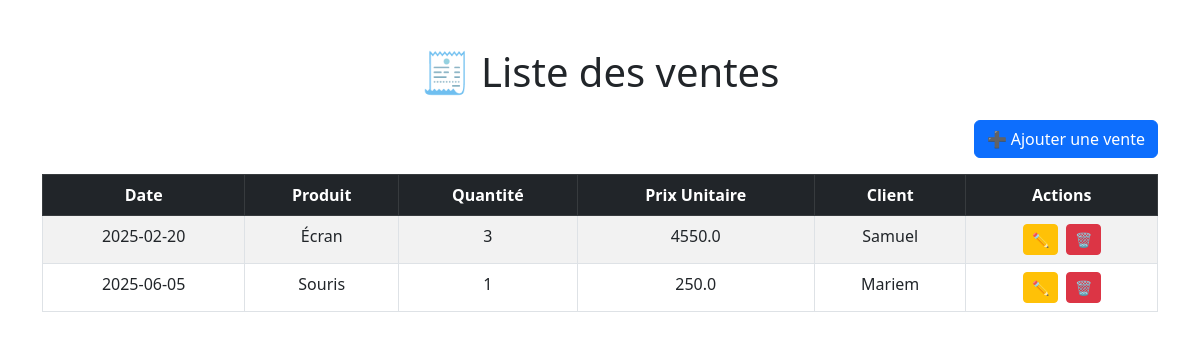
Before: / with the older database file.
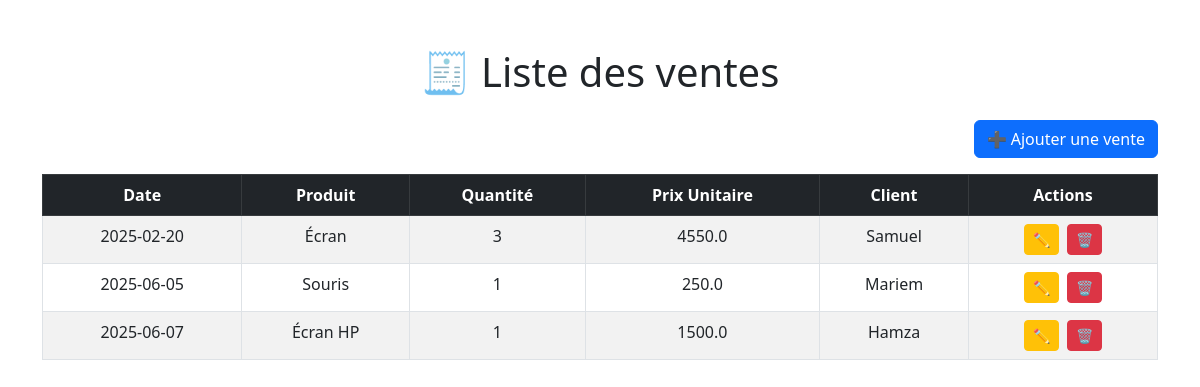
After: the same page with the newer database file.
### tables this page shows
CREATE TABLE ventes (
    id INTEGER PRIMARY KEY AUTOINCREMENT,
    date TEXT,
    produit TEXT,
    quantite INTEGER,
    prix_unitaire REAL,
    client TEXT
);

### app.py (the view)
@app.route('/')
def index():
    ventes = get_all_ventes()
    return render_template('index.html', ventes=ventes)

### app.py (called while the page is built)
def get_all_ventes():
    conn = sqlite3.connect("db/ventes.db")
    conn.row_factory = sqlite3.Row #Accéder aux colonnes
    cursor = conn.cursor()
    cursor.execute("SELECT * FROM ventes")
    ventes = cursor.fetchall()
    conn.close()
    return ventes

### templates/index.html (shortened to what this page needs)
<!DOCTYPE html>
<html lang="fr">
<head>
    <link href="https://cdn.jsdelivr.net/npm/bootstrap@5.3.0/dist/css/bootstrap.min.css" rel="stylesheet">
</head>
<body>
    <div class="container mt-5">
        <h1 class="mb-4 text-center">🧾 Liste des ventes</h1>
        <div class="mb-3 text-end">
            <a href="{{ url_for('ajouter') }}" class="btn btn-primary">
                ➕ Ajouter une vente
            </a>
        </div>
        <table class="table table-bordered table-striped table-hover">
            <thead class="table-dark text-center">
                <tr>
                    <th>Date</th>
                    <th>Produit</th>
                    <th>Quantité</th>
                    <th>Prix Unitaire</th>
                    <th>Client</th>
                    <th>Actions</th>
                </tr>
            </thead>
            <tbody class="text-center">
                {% for vente in ventes %}
                <tr>
                    <td>{{ vente.date }}</td>
                    <td>{{ vente.produit }}</td>
                    <td>{{ vente.quantite }}</td>
                    <td>{{ vente.prix_unitaire }}</td>
                    <td>{{ vente.client }}</td>
                    <td>
                        <a href="{{ url_for('modifier', id=vente.id) }}" class="btn btn-sm btn-warning me-1">✏️</a>
                        <a href="{{ url_for('supprimer', id=vente.id) }}" class="btn btn-sm btn-danger"
                           onclick="return confirm('Confirmer la suppression ?');">🗑️</a>
                    </td>
                </tr>
                {% endfor %}
            </tbody>
        </table>
    </div>
</body>
</html>

Changed rows visible on the page:
added ventes: date "2025-06-07", produit "Écran HP", quantite "1", prix_unitaire "1500.0", client "Hamza"
